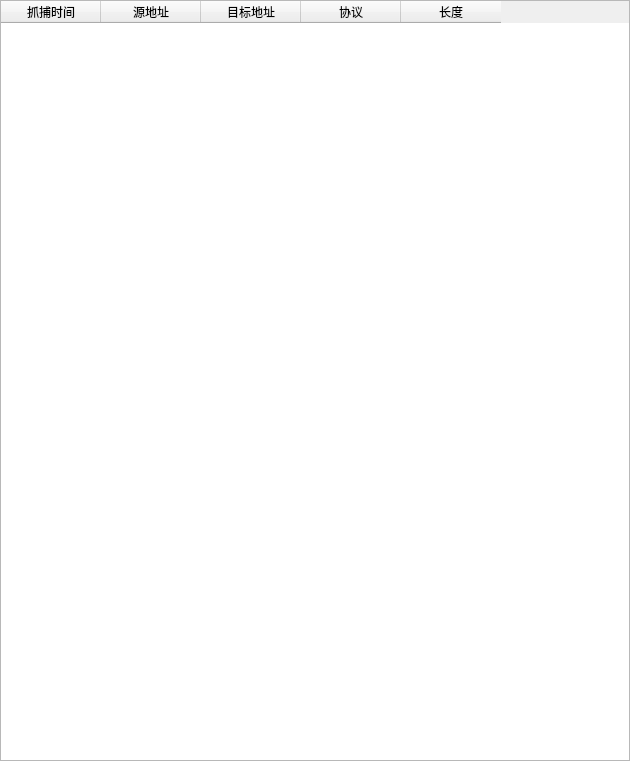
<?xml version="1.0" encoding="UTF-8"?>
<ui version="4.0">
 <class>RemoteCapture</class>
 <widget class="QWidget" name="RemoteCapture">
  <property name="geometry">
   <rect>
    <x>0</x>
    <y>0</y>
    <width>630</width>
    <height>761</height>
   </rect>
  </property>
  <property name="minimumSize">
   <size>
    <width>630</width>
    <height>761</height>
   </size>
  </property>
  <property name="maximumSize">
   <size>
    <width>630</width>
    <height>761</height>
   </size>
  </property>
  <property name="windowTitle">
   <string>RemoteCapture</string>
  </property>
  <layout class="QVBoxLayout" name="verticalLayout">
   <property name="spacing">
    <number>0</number>
   </property>
   <property name="leftMargin">
    <number>0</number>
   </property>
   <property name="topMargin">
    <number>0</number>
   </property>
   <property name="rightMargin">
    <number>0</number>
   </property>
   <property name="bottomMargin">
    <number>0</number>
   </property>
   <item>
    <widget class="QTableWidget" name="tableWidget">
     <property name="minimumSize">
      <size>
       <width>0</width>
       <height>0</height>
      </size>
     </property>
     <property name="maximumSize">
      <size>
       <width>16777215</width>
       <height>16777215</height>
      </size>
     </property>
     <column>
      <property name="text">
       <string>抓捕时间</string>
      </property>
     </column>
     <column>
      <property name="text">
       <string>源地址</string>
      </property>
     </column>
     <column>
      <property name="text">
       <string>目标地址</string>
      </property>
     </column>
     <column>
      <property name="text">
       <string>协议</string>
      </property>
     </column>
     <column>
      <property name="text">
       <string>长度</string>
      </property>
     </column>
    </widget>
   </item>
  </layout>
 </widget>
 <layoutdefault spacing="6" margin="11"/>
 <resources/>
 <connections/>
</ui>
